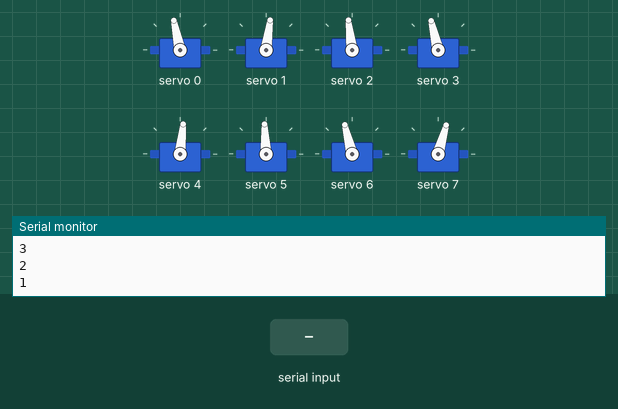
A sketch run on a simulated ESP32. Shown: 8 × servo, the last lines printed to the serial monitor. The inputs (shaded band) are chosen by the test bench.

Above: at 12.2 s.
12.3 s: "2" received over Serial
At 13.49 s:
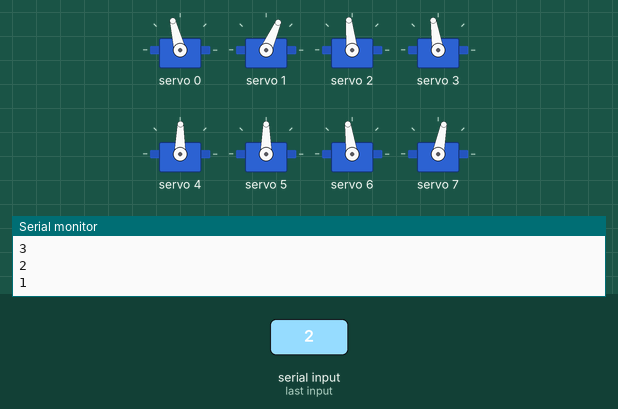
15.3 s: "1" received over Serial
18.3 s: "0" received over Serial
At 19.2 s:
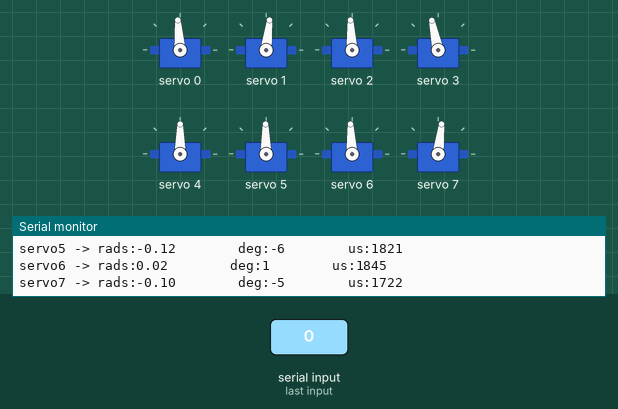
Timing chart, 0 to 21.3 s (numbered marks = the images above; inputs shaded):
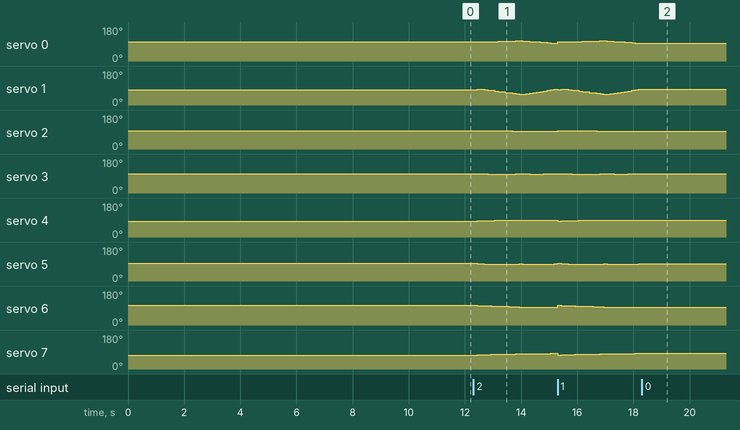

Measured:
- after the input at 12.3 s, servo 0: 102° → 101° after 0.13 s, → 102° 0.25 s later, → 103° 0.25 s later, → 104° 0.25 s later, … (16 changes in this stretch); servo 1: 82° → 83° after 0.13 s, → 84° 0.12 s later, → 82° 0.13 s later, → 79° 0.12 s later, … (23 changes in this stretch)
- after the input at 18.3 s, servo 0: stops changing and stays 94°; servo 1, servo 7: stops changing and stays 83°; servo 2, servo 6: stops changing and stays 93°; servo 3: stops changing and stays 102°; servo 4: stops changing and stays 90°

The sketch:

2D_SS_lift_51.ino
```cpp
// HOW TO:
// ------------------------------
// Serial input = 2 -> Steps through gait sequence once and stops at the end.
// Serial input = 1 -> Steps through gait sequence in a loop.
// Serial input = 0 -> Stops infinite loop at the node where it is at that moment

//Gait template
#include <Wire.h>
#include <Adafruit_PWMServoDriver.h>

Adafruit_PWMServoDriver pca9685 = Adafruit_PWMServoDriver();

#define SERVO_FREQ 300
#define SER0 0 //Hip 1
#define SER1 1 //Knee 1
#define SER2 2 //Hip 2
#define SER3 3 //Knee 2
#define SER4 4 //Hip 3
#define SER5 5 //Knee 3
#define SER6 6 //Hip 4
#define SER7 7 //Knee 4

// Insert servo angles here:
// For 3D gaits, these angles are obtained from linearisation.py
// For 2D gaits, these angles are obtained from 2D_trajectory_reader.py
float SS_servo0[] = {-0.21635789, -0.20392215, -0.20169397, -0.2106271 , -0.22177824, -0.23265104, -0.24352383, -0.25439663, -0.26526942, -0.27515316, -0.28259773, -0.29004229, -0.29748686, -0.29941398, -0.28880538, -0.26799872, -0.24060518, -0.21123983, -0.18187448, -0.14971311, -0.11364966, -0.07758074, -0.04284794, -0.02322846, -0.01966596, -0.02273432, -0.02624328, -0.02991387, -0.03331246, -0.03684851, -0.03988607, -0.04292364, -0.04534815, -0.04714588, -0.04711205, -0.04893953, -0.05284512, -0.05984859, -0.06767008, -0.07445493, -0.08099682, -0.08684741, -0.09374673, -0.10524186, -0.1154535 , -0.12468828, -0.12400035, -0.11716342, -0.11210313, -0.11056245, -0.1109332 , -0.1119368 , -0.11294041, -0.11394401, -0.11494762, -0.12184115, -0.12939881, -0.13695646, -0.14474634, -0.14683775, -0.14871479, -0.14939947, -0.15266735, -0.15494174, -0.16257328, -0.17483101, -0.19588714, -0.21928987, -0.23234909, -0.23284192, -0.2261672 , -0.21832581, -0.21105372, -0.20748212, -0.20326028, -0.19903843, -0.1948616 , -0.19079067, -0.1867235 , -0.18343131, -0.18145248, -0.18309786, -0.18662739, -0.18912271, -0.19192729, -0.19662172, -0.20897967};
float SS_servo1[] = {0.15468055, 0.11724023, 0.10192789, 0.14192199, 0.19440845, 0.25820646, 0.32200448, 0.3858025 , 0.44960052, 0.51236702, 0.57258962, 0.63281222, 0.69303482, 0.7363173 , 0.7313769 , 0.68227067, 0.61609895, 0.54558133, 0.4750637 , 0.40035641, 0.31980206, 0.2392419 , 0.16276555, 0.11680421, 0.10104726, 0.09928399, 0.0996634 , 0.09893218, 0.09912248, 0.10245492, 0.10315232, 0.10384971, 0.10298842, 0.10053354, 0.0937487 , 0.0920652 , 0.09486136, 0.10319891, 0.11074647, 0.11663929, 0.12148624, 0.12335738, 0.12624683, 0.13434032, 0.13906334, 0.13632786, 0.1248717 , 0.10355922, 0.08683924, 0.0785842 , 0.07397942, 0.07058319, 0.06718697, 0.06379074, 0.06039451, 0.06886054, 0.07866411, 0.08846767, 0.09891683, 0.10016314, 0.09879562, 0.09565639, 0.0968494 , 0.09889116, 0.10935486, 0.13034207, 0.16807062, 0.21161298, 0.23708112, 0.22875738, 0.21004174, 0.18788497, 0.17053914, 0.15945149, 0.14869511, 0.13793874, 0.12786551, 0.1193993 , 0.11096233, 0.10232022, 0.09963883, 0.1017654 , 0.10790106, 0.11515904, 0.11886002, 0.12849587, 0.14885073};
float SS_servo2[] = { 0.05995534,  0.06393066,  0.06855603,  0.06762923,  0.06413712,  0.05892578,  0.05371443,  0.04850309,  0.04329175,  0.03630529,  0.02494107,  0.01357686,  0.00221265, -0.00647283, -0.00965622, -0.00921568, -0.01069057, -0.01286427, -0.01503798, -0.02023205, -0.02964132, -0.03909168, -0.05174952, -0.05956018, -0.06189964, -0.06049552, -0.05701336, -0.05608655, -0.05893376, -0.05750861, -0.05960726, -0.06170591, -0.06559878, -0.07132605, -0.0773522 , -0.0809883 , -0.08295891, -0.08253393, -0.08338099, -0.0864959 , -0.09093925, -0.09916244, -0.10764921, -0.11582239, -0.1213267 , -0.1270923 , -0.13223065, -0.13733538, -0.13825045, -0.13871301, -0.14340193, -0.14949015, -0.15557837, -0.1616666 , -0.16775482, -0.17481824, -0.18199162, -0.18916499, -0.19471285, -0.19129612, -0.17740968, -0.1535437 , -0.12185469, -0.0839667 , -0.04511947, -0.00674182,  0.03029618,  0.06768371,  0.09805755,  0.10381253,  0.1034879 ,  0.1004605 ,  0.10079332,  0.1015509 ,  0.10076373,  0.09997657,  0.09868317,  0.0961989 ,  0.09372462,  0.09151294,  0.09219954,  0.09268162,  0.09421909,  0.09576671,  0.09107823,  0.08321168,  0.07021687};
float SS_servo3[] = {0.15685564, 0.13601903, 0.10588525, 0.09028568, 0.07958573, 0.07522831, 0.07087089, 0.06651347, 0.06215604, 0.06233087, 0.07368302, 0.08503516, 0.09638731, 0.10514752, 0.10150178, 0.0913541 , 0.08644385, 0.08325687, 0.08006989, 0.08348286, 0.09610667, 0.10881153, 0.12882009, 0.13859876, 0.13484712, 0.12401483, 0.11024264, 0.10020292, 0.09929772, 0.09258112, 0.0913764 , 0.09017168, 0.09228462, 0.09778951, 0.10327837, 0.10530126, 0.10421815, 0.09754001, 0.09095986, 0.08940581, 0.08998666, 0.096642  , 0.10273528, 0.10411373, 0.09931868, 0.08955055, 0.08983336, 0.09263728, 0.09089214, 0.09673865, 0.13269768, 0.17862661, 0.22455555, 0.27048448, 0.31641342, 0.38970516, 0.46608221, 0.54245926, 0.6177729 , 0.67269691, 0.68655417, 0.66371145, 0.60682503, 0.52702719, 0.43890092, 0.35546719, 0.27410634, 0.19299835, 0.12989932, 0.10863687, 0.10380842, 0.10341022, 0.09988866, 0.09435374, 0.09365264, 0.09295154, 0.09388973, 0.09868414, 0.10347945, 0.10598721, 0.10593366, 0.10381365, 0.09971387, 0.09879938, 0.10641598, 0.12272106, 0.14486634};
float SS_servo4[] = { 0.24227199,  0.22235613,  0.20029362,  0.18593662,  0.17236127,  0.16333276,  0.15430424,  0.14527572,  0.1362472 ,  0.12942055,  0.12802408,  0.1266276 ,  0.12523113,  0.12459256,  0.11760209,  0.10692946,  0.10126006,  0.09738089,  0.09350173,  0.09111921,  0.0908254 ,  0.09052498,  0.08915938,  0.08875326,  0.0914793 ,  0.09384959,  0.09438355,  0.08930361,  0.07702   ,  0.06672633,  0.06093797,  0.05514962,  0.05210384,  0.05186204,  0.04912122,  0.04672713,  0.04413556,  0.03955213,  0.03512131,  0.03511489,  0.03753767,  0.04687225,  0.06038321,  0.08343715,  0.11325988,  0.13409754,  0.14027114,  0.13134565,  0.11831423,  0.10670483,  0.09776628,  0.08971202,  0.08165776,  0.0736035 ,  0.06554923,  0.05757055,  0.0496004 ,  0.04163024,  0.03325698,  0.02549089,  0.01729126,  0.00917841,  0.00035782, -0.00821554, -0.01858251, -0.03012721, -0.04396643, -0.0573966 , -0.06620314, -0.06898365, -0.05346619, -0.02600507,  0.01126423,  0.05064594,  0.08935001,  0.12805407,  0.16553535,  0.20014018,  0.23461884,  0.26049512,  0.27398175,  0.28004827,  0.27827681,  0.27320597,  0.2673987 ,  0.26178027,  0.25392803};
float SS_servo5[] = {-0.15863203, -0.13124237, -0.10734706, -0.0957402 , -0.08601573, -0.08266941, -0.07932309, -0.07597676, -0.07263044, -0.072811  , -0.08168947, -0.09056794, -0.09944641, -0.10695901, -0.10286627, -0.09050172, -0.08690655, -0.08662488, -0.08634321, -0.08861881, -0.09446332, -0.10029682, -0.10317493, -0.10840906, -0.12239465, -0.1351537 , -0.14293614, -0.14078115, -0.12260692, -0.10555355, -0.09932025, -0.09308694, -0.09272775, -0.0983742 , -0.09951885, -0.10005898, -0.09993596, -0.09649479, -0.09580284, -0.10368326, -0.11705532, -0.14605284, -0.18464115, -0.24682755, -0.32377705, -0.38821532, -0.41115721, -0.40054853, -0.38053794, -0.3620831 , -0.34925087, -0.33828021, -0.32730956, -0.3163389 , -0.30536825, -0.29456296, -0.28377631, -0.27298966, -0.26118287, -0.24827608, -0.23670886, -0.22467834, -0.21205428, -0.19707846, -0.18080666, -0.16092939, -0.13727909, -0.11329144, -0.09600808, -0.09975879, -0.1370903 , -0.20045397, -0.28291073, -0.37138325, -0.45191762, -0.532452  , -0.60531156, -0.66011707, -0.71427894, -0.73388088, -0.70118867, -0.6451505 , -0.5625804 , -0.46508356, -0.37671705, -0.29489026, -0.21351369};
float SS_servo6[] = {0.24704413, 0.23774224, 0.22079084, 0.20313743, 0.18629016, 0.17396958, 0.16164901, 0.14932843, 0.13700786, 0.12522258, 0.11475745, 0.10429231, 0.09382718, 0.08396428, 0.07685797, 0.07179432, 0.06506572, 0.05760835, 0.05015098, 0.04284157, 0.03573864, 0.02864841, 0.02338828, 0.02014114, 0.01678284, 0.01620973, 0.01810522, 0.02754807, 0.05740377, 0.09579428, 0.13677211, 0.17774993, 0.21829502, 0.25839769, 0.29530512, 0.32000513, 0.33691423, 0.34354121, 0.34157278, 0.33552164, 0.32769142, 0.31479915, 0.3003616 , 0.28209638, 0.25958235, 0.23546485, 0.23016447, 0.22726846, 0.22326882, 0.21845533, 0.21450526, 0.21084107, 0.20717687, 0.20351267, 0.19984848, 0.19841416, 0.19723127, 0.19604839, 0.19483151, 0.19272424, 0.18961084, 0.18665414, 0.18398169, 0.18194741, 0.17901915, 0.17760688, 0.17826418, 0.18161956, 0.18716081, 0.18710852, 0.17887742, 0.16452919, 0.15712028, 0.15139367, 0.14895451, 0.14651535, 0.14603098, 0.150145  , 0.15432451, 0.15396787, 0.15421482, 0.15371654, 0.15480369, 0.16216631, 0.17337969, 0.19947208, 0.22963271};
float SS_servo7[] = {-0.29894866, -0.29281267, -0.27919288, -0.26094583, -0.24460561, -0.23462058, -0.22463556, -0.21465053, -0.2046655 , -0.19483549, -0.18538777, -0.17594005, -0.16649233, -0.15538093, -0.15106989, -0.15004623, -0.14428316, -0.13673299, -0.12918281, -0.12146272, -0.11350551, -0.10557623, -0.10058443, -0.10008161, -0.10179069, -0.10224419, -0.11105344, -0.13843507, -0.20613514, -0.29087354, -0.38381402, -0.4767545 , -0.56728565, -0.65535353, -0.73089644, -0.7581052 , -0.75608503, -0.71744453, -0.65464845, -0.57870287, -0.50030887, -0.41494835, -0.33121842, -0.24995955, -0.16701166, -0.1096916 , -0.10923931, -0.11099917, -0.10952221, -0.10505216, -0.10249771, -0.1005775 , -0.09865729, -0.09673708, -0.09481687, -0.09739531, -0.10048099, -0.10356668, -0.10638528, -0.10507937, -0.10396017, -0.10252477, -0.10251512, -0.10095296, -0.09993585, -0.10076567, -0.10666317, -0.11678874, -0.12857173, -0.13772199, -0.12650952, -0.1040959 , -0.09192282, -0.08426587, -0.08165666, -0.07904744, -0.07978774, -0.08840731, -0.09713633, -0.09839159, -0.0975811 , -0.09776243, -0.10092283, -0.11355988, -0.13809564, -0.19033374, -0.25518628};

int node=0;
int first=0;
int input=0;
int end_time=0;
int time_step=120000;
int steps = sizeof(SS_servo0)/sizeof(SS_servo0[0]);
int one_print = 0;

// -------------------Joint configurations-------------------
int servo0=0;
int servo0_deg=0;
int servo1=0;
int servo1_deg=0;
int servo2=0;
int servo2_deg=0;
int servo3=0;
int servo3_deg=0;
int servo4=0;
int servo4_deg=0;
int servo5=0;
int servo5_deg=0;
int servo6=0;
int servo6_deg=0;
int servo7=0;
int servo7_deg=0;

void setup() {
  Serial.begin(115200);
  pca9685.begin();

  pca9685.setOscillatorFrequency(27000000); //Value between 24MHz and 27MHz, tuned for this setup
  pca9685.setPWMFreq(SERVO_FREQ);
  delay (1000);

  servo0_deg=SS_servo0[0]/3.14159265*180;
  servo0=map(servo0_deg,-38,90,2200,1030);
  servo1_deg=SS_servo1[0]/3.14159265*180;
  servo1=map(servo1_deg,-90,90,2600,950);
  servo2_deg=SS_servo2[0]/3.14159265*180;
  servo2=map(servo2_deg,-38,90,1510,2730);
  servo3_deg=SS_servo3[0]/3.14159265*180;
  servo3=map(servo3_deg,-90,90,1100,2700);
  servo4_deg=SS_servo4[0]/3.14159265*180;
  servo4=map(servo4_deg,-90,38,2700,1500);
  servo5_deg=SS_servo5[0]/3.14159265*180;
  servo5=map(servo5_deg,-90,90,2600,930);
  servo6_deg=SS_servo6[0]/3.14159265*180;
  servo6=map(servo6_deg,-90,38,850,2250);
  servo7_deg=SS_servo7[0]/3.14159265*180;
  servo7=map(servo7_deg,-90,90,920,2620);

  pca9685.setPWM(SER0,0,servo0);
  pca9685.setPWM(SER1,0,servo1);
  pca9685.setPWM(SER2,0,servo2);
  pca9685.setPWM(SER3,0,servo3);
  pca9685.setPWM(SER4,0,servo4);
  pca9685.setPWM(SER5,0,servo5);
  pca9685.setPWM(SER6,0,servo6);
  pca9685.setPWM(SER7,0,servo7);

  Serial.print("Node:");
  Serial.println(node);
  Serial.print("servo0 -> rads:");
  Serial.print(SS_servo0[node]);
  Serial.print("        deg:");
  Serial.print(servo0_deg);
  Serial.print("        us:");
  Serial.println(servo0);
  Serial.print("servo1 -> rads:");
  Serial.print(SS_servo1[node]);
  Serial.print("        deg:");
  Serial.print(servo1_deg);
  Serial.print("        us:");
  Serial.println(servo1);
  Serial.print("servo2 -> rads:");
  Serial.print(SS_servo2[node]);
  Serial.print("        deg:");
  Serial.print(servo2_deg);
  Serial.print("        us:");
  Serial.println(servo2);
  Serial.print("servo3 -> rads:");
  Serial.print(SS_servo3[node]);
  Serial.print("        deg:");
  Serial.print(servo3_deg);
  Serial.print("        us:");
  Serial.println(servo3);
  Serial.print("servo4 -> rads:");
  Serial.print(SS_servo4[node]);
  Serial.print("        deg:");
  Serial.print(servo4_deg);
  Serial.print("        us:");
  Serial.println(servo4);
  Serial.print("servo5 -> rads:");
  Serial.print(SS_servo5[node]);
  Serial.print("        deg:");
  Serial.print(servo5_deg);
  Serial.print("        us:");
  Serial.println(servo5);
  Serial.print("servo6 -> rads:");
  Serial.print(SS_servo6[node]);
  Serial.print("        deg:");
  Serial.print(servo6_deg);
  Serial.print("        us:");
  Serial.println(servo6);
  Serial.print("servo7 -> rads:");
  Serial.print(SS_servo7[node]);
  Serial.print("        deg:");
  Serial.print(servo7_deg);
  Serial.print("        us:");
  Serial.println(servo7);

  Serial.println("10");
  delay(1000);
  Serial.println("9");
  delay(1000);
  Serial.println("8");
  delay(1000);
  Serial.println("7");
  delay(1000);
  Serial.println("6");
  delay(1000);
  Serial.println("5");
  delay(1000);
  Serial.println("4");
  delay(1000);
  Serial.println("3");
  delay(1000);
  Serial.println("2");
  delay(1000);
  Serial.println("1");
  delay(1000);

}

void loop()
{
  if(Serial.available()>0)
  {
    first=Serial.read();
    if(first=='2')
    {
      input=2;
      node=0;
      one_print=1;
    }
    if(first=='1')
    {
      input=1;
      node=0;
      one_print=1;
    }
    if(first=='0')
    {
      input=0;
    }
  }
  if(input==1 or input==2)
  {
      if(esp_timer_get_time()>=end_time)
      {
        servo0_deg=SS_servo0[node]/3.14159265*180;
        servo0=map(servo0_deg,-38,90,2200,1030);
        servo1_deg=SS_servo1[node]/3.14159265*180;
        servo1=map(servo1_deg,-90,90,2600,950);
        servo2_deg=SS_servo2[node]/3.14159265*180;
        servo2=map(servo2_deg,-38,90,1510,2730);
        servo3_deg=SS_servo3[node]/3.14159265*180;
        servo3=map(servo3_deg,-90,90,1100,2700);
        servo4_deg=SS_servo4[node]/3.14159265*180;
        servo4=map(servo4_deg,-90,38,2700,1500);
        servo5_deg=SS_servo5[node]/3.14159265*180;
        servo5=map(servo5_deg,-90,90,2600,930);
        servo6_deg=SS_servo6[node]/3.14159265*180;
        servo6=map(servo6_deg,-90,38,850,2250);
        servo7_deg=SS_servo7[node]/3.14159265*180;
        servo7=map(servo7_deg,-90,90,920,2620);

        pca9685.setPWM(SER0,0,servo0);
        pca9685.setPWM(SER1,0,servo1);
        pca9685.setPWM(SER2,0,servo2);
        pca9685.setPWM(SER3,0,servo3);
        pca9685.setPWM(SER4,0,servo4);
        pca9685.setPWM(SER5,0,servo5);
        pca9685.setPWM(SER6,0,servo6);
        pca9685.setPWM(SER7,0,servo7);

        node+=1;
        if(node>=steps and input==1)
        {
          Serial.print("Input:");
          Serial.println(input);
          node=0;
        }
        if(node>=steps and input==2)
        {
          Serial.print("Input:");
          Serial.println(input);
          input=0;
        }
         end_time=esp_timer_get_time()+time_step;
      }
   }

  if(input == 0)
  {
        pca9685.setPWM(SER0,0,servo0);
        pca9685.setPWM(SER1,0,servo1);
        pca9685.setPWM(SER2,0,servo2);
        pca9685.setPWM(SER3,0,servo3);
        pca9685.setPWM(SER4,0,servo4);
        pca9685.setPWM(SER5,0,servo5);
        pca9685.setPWM(SER6,0,servo6);
        pca9685.setPWM(SER7,0,servo7);

        if(one_print==1)
        {
          Serial.print("Input:");
          Serial.println(input);
          Serial.print("Node:");
          Serial.println(node);
          Serial.print("servo0 -> rads:");
          Serial.print(SS_servo0[node]);
          Serial.print("        deg:");
          Serial.print(servo0_deg);
          Serial.print("        us:");
          Serial.println(servo0);
          Serial.print("servo1 -> rads:");
          Serial.print(SS_servo1[node]);
          Serial.print("        deg:");
          Serial.print(servo1_deg);
          Serial.print("        us:");
          Serial.println(servo1);
          Serial.print("servo2 -> rads:");
          Serial.print(SS_servo2[node]);
          Serial.print("        deg:");
          Serial.print(servo2_deg);
          Serial.print("        us:");
          Serial.println(servo2);
          Serial.print("servo3 -> rads:");
          Serial.print(SS_servo3[node]);
          Serial.print("        deg:");
          Serial.print(servo3_deg);
          Serial.print("        us:");
          Serial.println(servo3);
          Serial.print("servo4 -> rads:");
          Serial.print(SS_servo4[node]);
          Serial.print("        deg:");
          Serial.print(servo4_deg);
          Serial.print("        us:");
          Serial.println(servo4);
          Serial.print("servo5 -> rads:");
          Serial.print(SS_servo5[node]);
          Serial.print("        deg:");
          Serial.print(servo5_deg);
          Serial.print("        us:");
          Serial.println(servo5);
          Serial.print("servo6 -> rads:");
          Serial.print(SS_servo6[node]);
          Serial.print("        deg:");
          Serial.print(servo6_deg);
          Serial.print("        us:");
          Serial.println(servo6);
          Serial.print("servo7 -> rads:");
          Serial.print(SS_servo7[node]);
          Serial.print("        deg:");
          Serial.print(servo7_deg);
          Serial.print("        us:");
          Serial.println(servo7);
          one_print=0;
        }

  }
}
```
